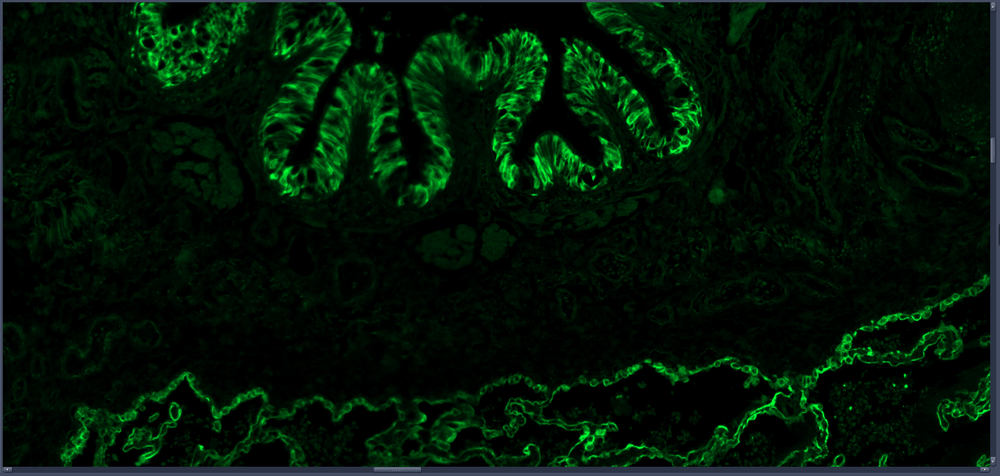
#> input picture Image5.png, 1000 x 476 px, shrunk from 1835 x 874 before the run
$ jupyter execute --allow-errors metrics.ipynb
#> lines starting #> are read from the running program, lines starting #| are printed output that depends on the picture; after the words box and inside, x2 and y2 are one past the last pixel; in counts of white or black regions, pixels touching at a corner belong together
[cell 1]
import cv2
import numpy as np

gt_mask = cv2.imread("Image5.png", cv2.IMREAD_GRAYSCALE)
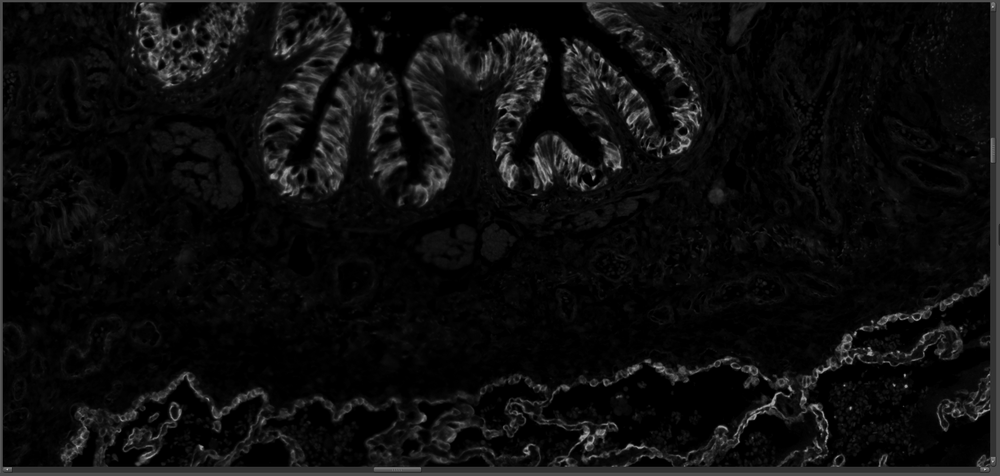
#> gt_mask: shape (476, 1000); min 0, max 207, mean 13.3
gt_mask = (gt_mask > 0).astype(np.uint8) * 255
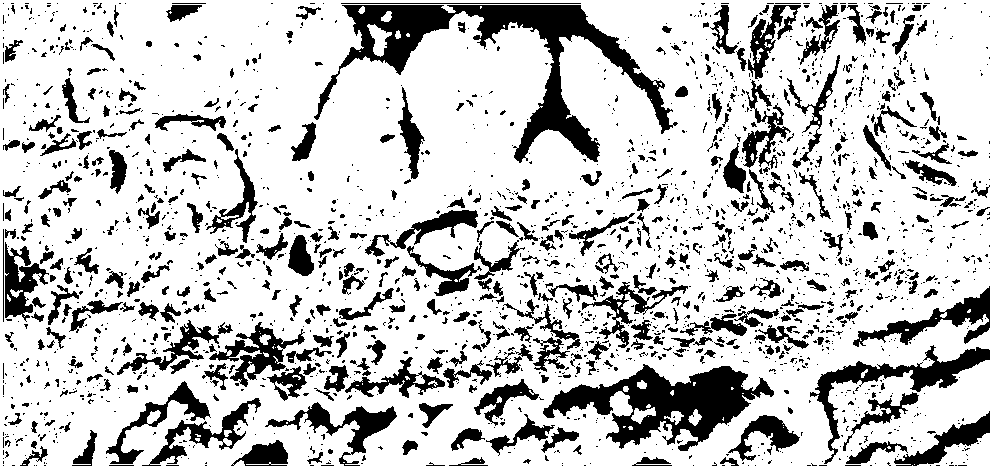
#> gt_mask: shape (476, 1000); 78.7% white; 2179 black regions (1706 under 20 px), largest, box (x1, y1, x2, y2) and area: (314, 5, 678, 163) 12493, (543, 364, 774, 451) 8393, (810, 345, 990, 464) 3407

$ run again, with Image1.png copied over Image5.png
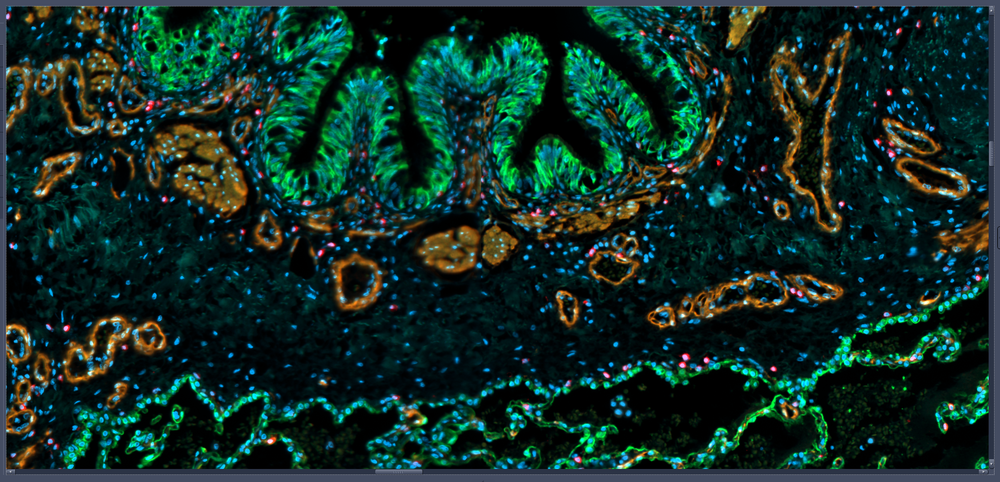
#> input picture Image1.png, 1000 x 482 px, shrunk from 1844 x 888 before the run
#> `gt_mask = cv2.imread("Image5.png", cv2.IMREAD_GRAYSCALE)`:
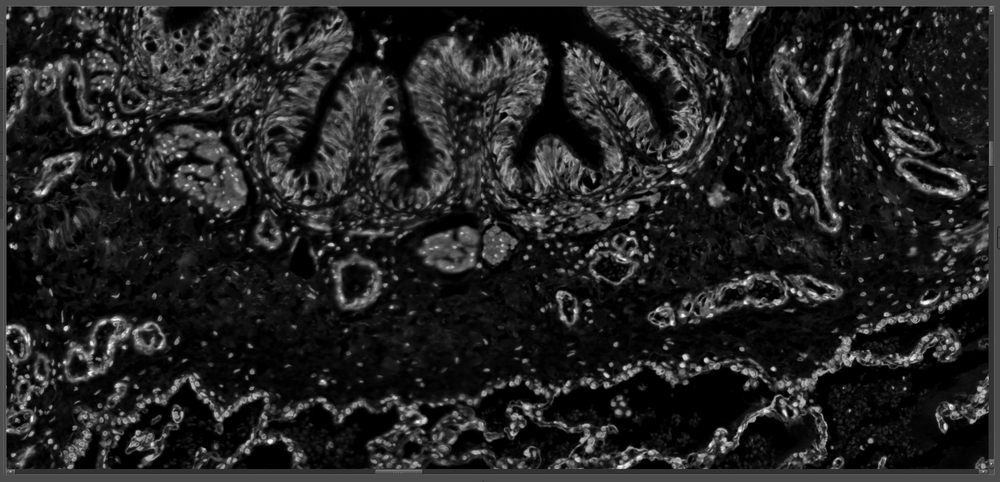
#> gt_mask: shape (482, 1000); min 0, max 255, mean 35.7
#> `gt_mask = (gt_mask > 0).astype(np.uint8) * 255`:
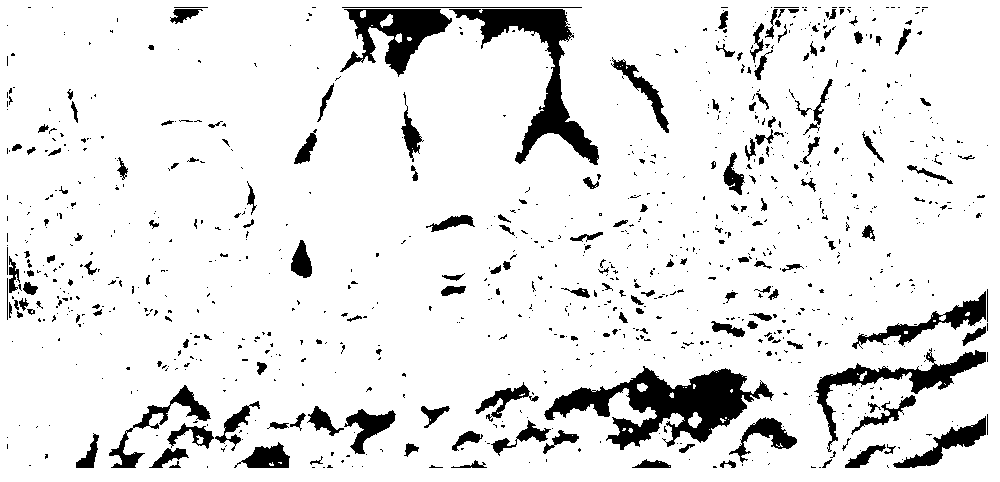
#> gt_mask: shape (482, 1000); 90.2% white; 988 black regions (798 under 20 px), largest, box (x1, y1, x2, y2) and area: (544, 366, 774, 450) 7631, (449, 9, 599, 165) 5332, (340, 9, 452, 77) 3438

$ run again, with Image2.png copied over Image5.png
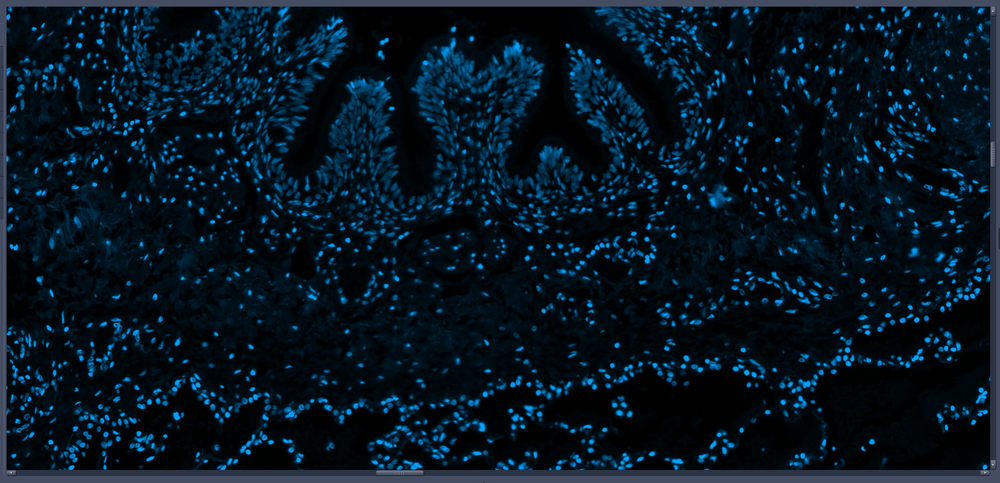
#> input picture Image2.png, 1000 x 483 px, shrunk from 1842 x 889 before the run
#> `gt_mask = cv2.imread("Image5.png", cv2.IMREAD_GRAYSCALE)`:
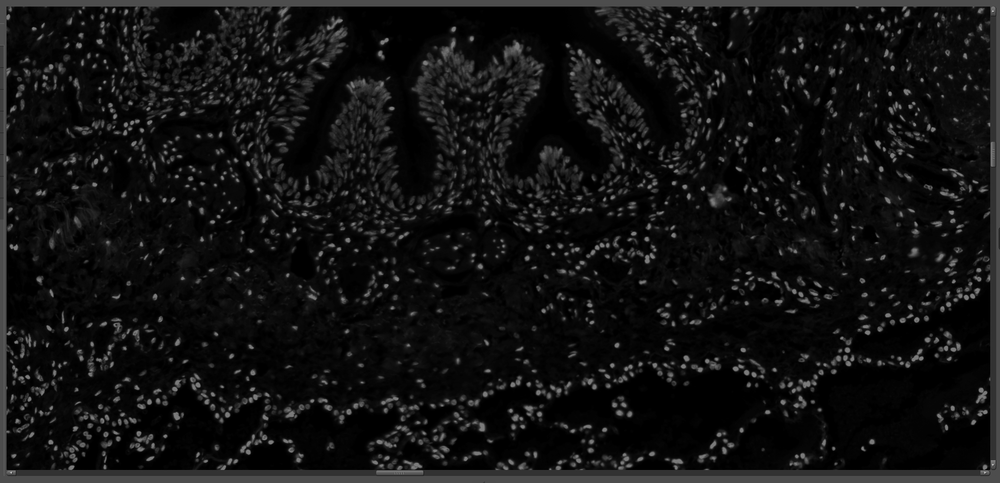
#> gt_mask: shape (483, 1000); min 0, max 191, mean 17.5
#> `gt_mask = (gt_mask > 0).astype(np.uint8) * 255`:
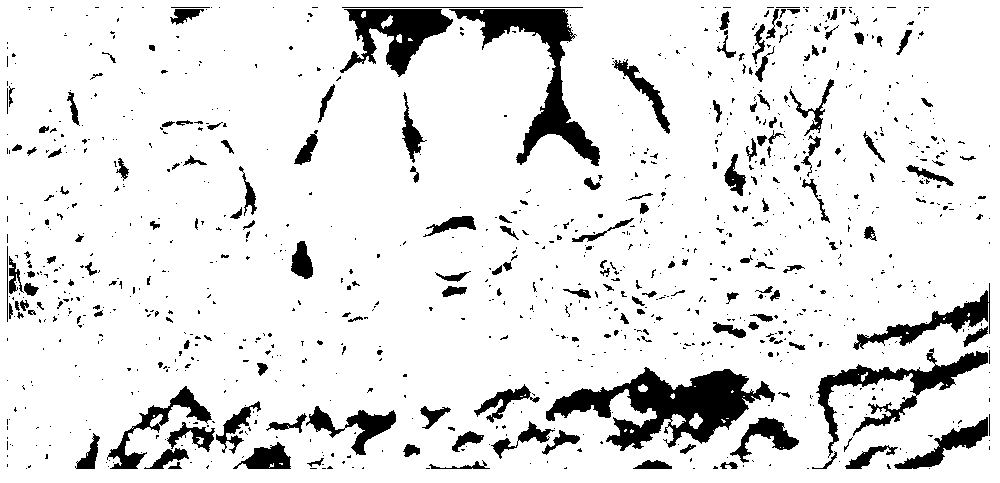
#> gt_mask: shape (483, 1000); 89.2% white; 1052 black regions (855 under 20 px), largest, box (x1, y1, x2, y2) and area: (546, 367, 775, 451) 7978, (449, 9, 600, 166) 5488, (816, 348, 988, 458) 3675

$ run again, with Image3.png copied over Image5.png
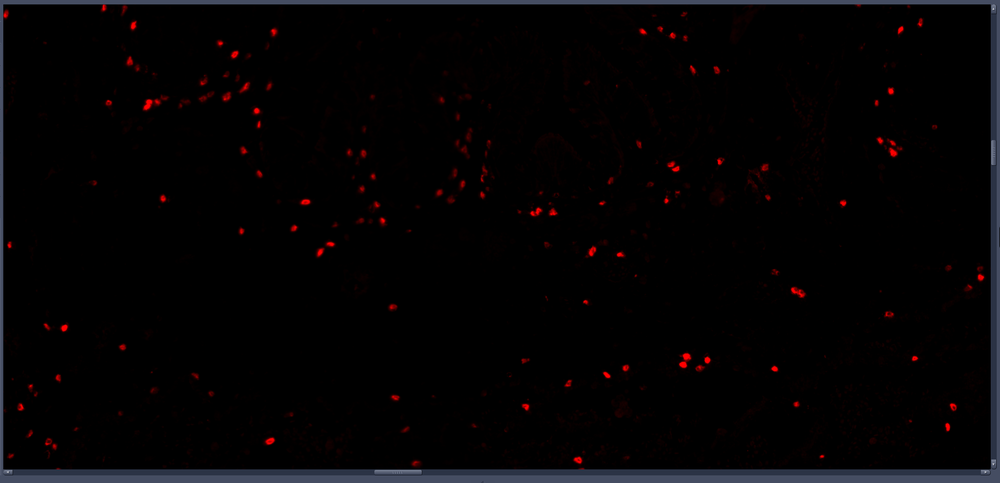
#> input picture Image3.png, 1000 x 483 px, shrunk from 1835 x 886 before the run
#> `gt_mask = cv2.imread("Image5.png", cv2.IMREAD_GRAYSCALE)`:
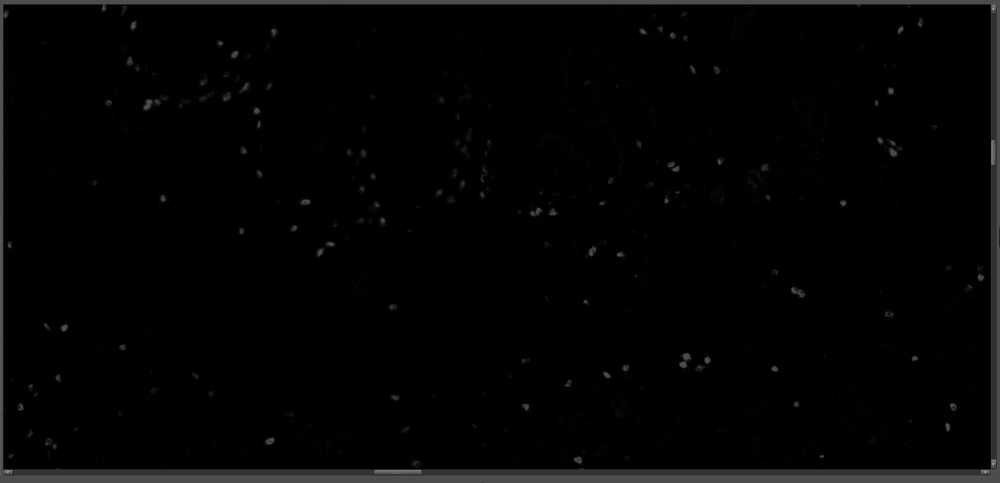
#> gt_mask: shape (483, 1000); min 0, max 188, mean 3.9
#> `gt_mask = (gt_mask > 0).astype(np.uint8) * 255`:
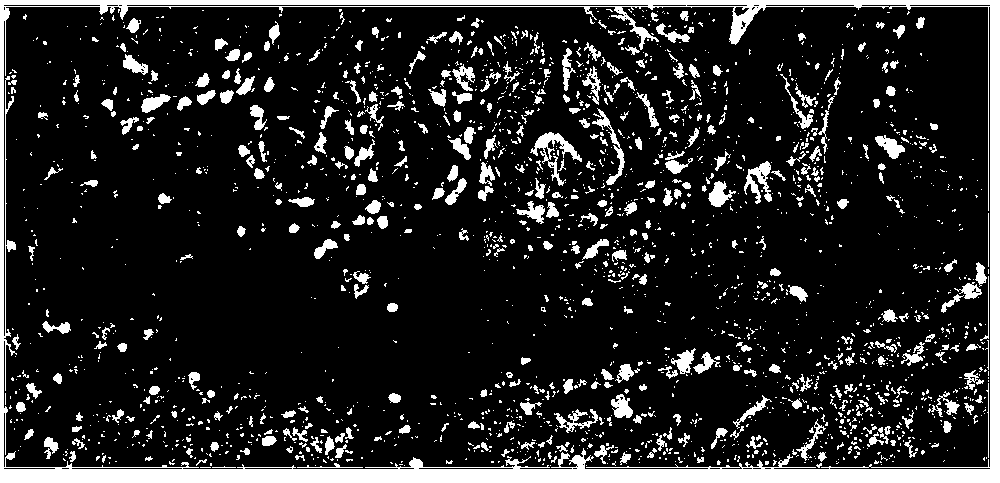
#> gt_mask: shape (483, 1000); 14.4% white; 2250 white regions (1819 under 20 px), largest, box (x1, y1, x2, y2) and area: (0, 0, 1000, 483) 30254, (530, 132, 582, 186) 732, (744, 161, 772, 204) 543
